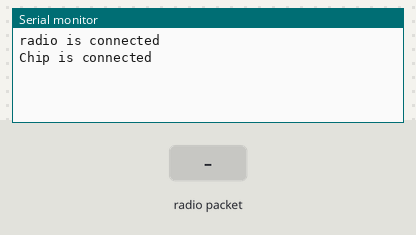
Bench run of a sketch on a simulated ESP32. Shown: the last lines printed to the serial monitor. Inputs (shaded band) come from the test bench. No radio packets arrive unless stated.

Above: at 1.2 s.
1.3 s: radio packet "1" arrives
At 2.5 s:
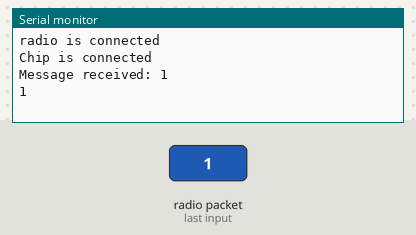
2.8 s: radio packet "0" arrives
At 3.7 s:
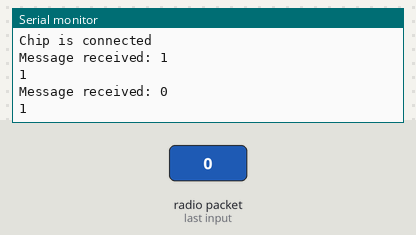
4.3 s: radio packet "2" arrives
At 4.6 s:
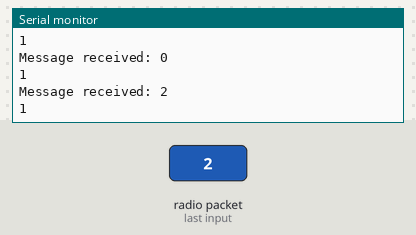

Measured:
- after the input at 1.3 s, the serial monitor: prints a new line at once (image 1)
- after the input at 2.8 s, the serial monitor: prints a new line at once (image 2)
- after the input at 4.3 s, the serial monitor: prints a new line at once (image 3)

The sketch:

rxtx_peripheral.ino
```cpp
#include <SPI.h>
#include <RF24.h>

#define MOSI 23
#define MISO 19
#define CLK 18
#define CE 5
#define CSN 2

SPIClass customSPI (VSPI);
void rxSetup();
RF24 radio(CE, CSN); // CE and CSN pins

const uint64_t peripheralAddress = 0xF0F0F0F0E1LL; // Peripheral's listening address
const uint64_t hubAddress = 0xF0F0F0F0D2LL; // Address to send responses to the hub

void setup() {
 Serial.begin(115200);
 rxSetup();
 delay(5);
}

void receive_message(){
   if (radio.available()) {
    char receivedMessage[32] = "";
    radio.read(&receivedMessage, sizeof(receivedMessage));
    radio.stopListening();
    Serial.print("Message received: ");
    Serial.println(receivedMessage);
    radio.startListening();
    Serial.println(radio.isChipConnected());
    }
}

void send_message(){
  radio.stopListening();
  const char response[] = "Hello Hub";
  bool success = radio.write(&response, sizeof(response));

  if(success){
     Serial.println("Message sent successfully");
   }

  else{
     Serial.println("Message sending failed");
     delay(5);
   }
   radio.openReadingPipe(1,peripheralAddress);
   radio.startListening(); // Go back to listening mode
   Serial.println(radio.isChipConnected());
   delay(5);
}


void loop() {

  // send_message();
  // if (digitalRead(button_pin)==HIGH){
  //   send_message();
  // }
    receive_message();
  delay(10);
}

void rxSetup()
{
  // RX/TX
  customSPI.begin(CLK, MISO, MOSI, CSN); // Ensure CSN is used here
  if (!radio.begin(&customSPI)) {
    Serial.println("Failed to initialize radio");
     while (1); // Halt if initialization fails
  }
  else{
    Serial.println("radio is connected");
  }

 radio.setPALevel(RF24_PA_LOW);
 radio.setChannel(75);
 radio.openReadingPipe(1, peripheralAddress);
 radio.openWritingPipe(hubAddress); // Pipe for sending responses back to the hub
 radio.startListening();

 if (radio.isChipConnected()){
  Serial.println("Chip is connected");
 }
 else{
  Serial.println("Chip is not connected");
 }
 delay(5);
}
```
